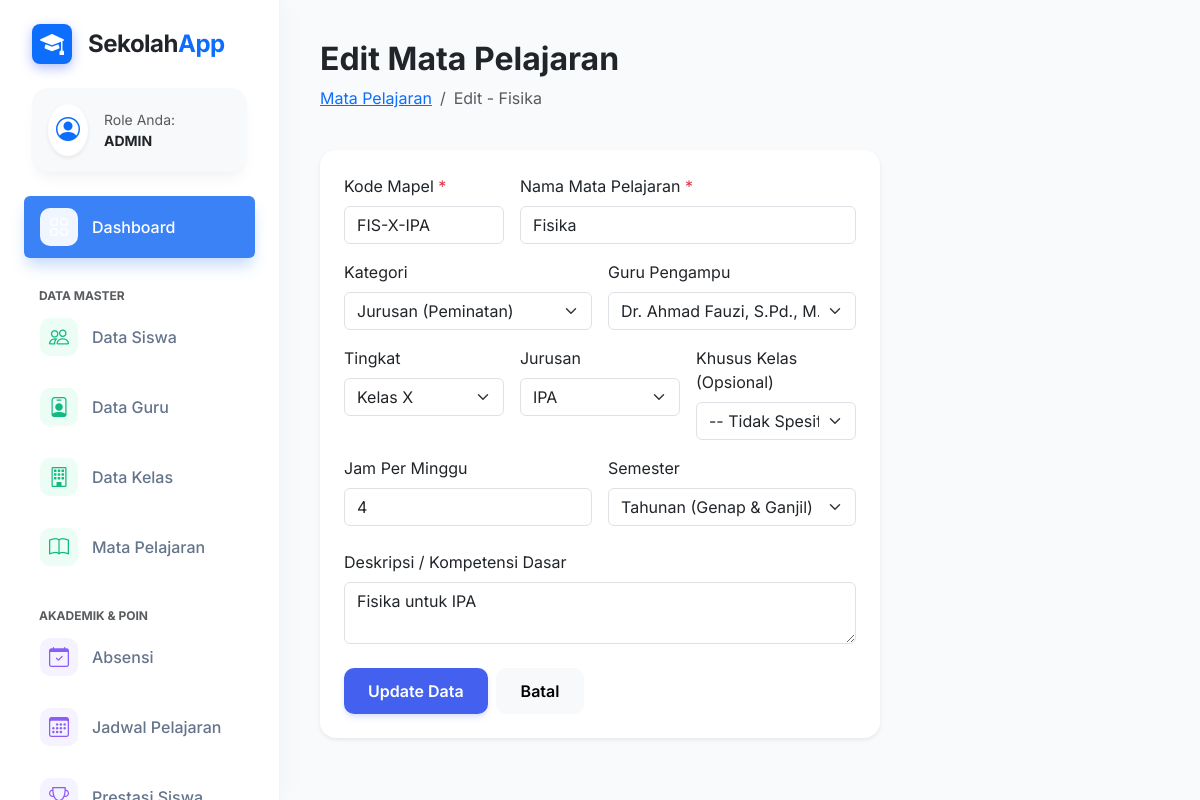
/mapel/edit/2 (signed in), run on the app's committed database.
### tables this page shows
CREATE TABLE `mata_pelajaran` (
  `id` INT AUTO_INCREMENT PRIMARY KEY,
  `kode_mapel` VARCHAR(10) UNIQUE NOT NULL,
  `nama_mapel` VARCHAR(100) NOT NULL,
  `kategori` ENUM('umum','jurusan','peminatan','ekstrakurikuler') DEFAULT 'umum',
  `tingkat` ENUM('X','XI','XII','semua') DEFAULT 'semua',
  `jurusan` VARCHAR(50),
  `guru_id` INT NULL,
  `kelas_id` INT NULL,
  `semester` ENUM('ganjil','genap','tahunan') DEFAULT 'tahunan',
  `tahun_ajaran` VARCHAR(9),
  `jam_per_minggu` INT DEFAULT 2,
  `deskripsi` TEXT,
  `status` ENUM('aktif','nonaktif') DEFAULT 'aktif',
  `created_at` TIMESTAMP DEFAULT CURRENT_TIMESTAMP,
  `updated_at` TIMESTAMP DEFAULT CURRENT_TIMESTAMP ON UPDATE CURRENT_TIMESTAMP
);

CREATE TABLE `users` (
  `id` INT AUTO_INCREMENT PRIMARY KEY,
  `username` VARCHAR(50) UNIQUE NOT NULL,
  `password` VARCHAR(255) NOT NULL,
  `nama_lengkap` VARCHAR(100) NOT NULL,
  `jenis_kelamin` ENUM('L','P') DEFAULT 'L',
  `nip` VARCHAR(30) UNIQUE,
  `tempat_lahir` VARCHAR(50),
  `tanggal_lahir` DATE,
  `alamat` TEXT,
  `no_telepon` VARCHAR(15),
  `email` VARCHAR(100) UNIQUE,
  `role` ENUM('admin','guru','siswa') DEFAULT 'guru',
  `jabatan` VARCHAR(100),
  `bidang_studi` VARCHAR(100),
  `foto` VARCHAR(255),
  `status` ENUM('aktif','nonaktif','pensiun','pindah') DEFAULT 'aktif',
  `last_login` TIMESTAMP,
  `created_at` TIMESTAMP DEFAULT CURRENT_TIMESTAMP,
  `updated_at` TIMESTAMP DEFAULT CURRENT_TIMESTAMP ON UPDATE CURRENT_TIMESTAMP
);

### controllers/MapelController.php (called while the page is built, shortened)
<?php
class MapelController extends BaseController
{
    public function edit($id)
    {
        $model = $this->model('MapelModel');
        $mapel = $model->getById($id);
        $guruModel = $this->model('GuruModel');
        $kelasModel = $this->model('KelasModel');
        $data = [
            'title' => 'Edit Mata Pelajaran',
            'mapel' => $mapel,
            'guru_list' => $guruModel->getAllGuru(),
            'kelas_list' => $kelasModel->getAllKelas()
        ];
        $this->view('mapel/edit', $data);
    }
}

### core/Router.php (called while the page is built, shortened)
<?php
class Router
{
    protected $method = 'index';
    public function __construct()
    {
        $url = $this->parseUrl();
        if (isset($url[0])) {
            $controllerName = ucfirst($url[0]) . 'Controller';
            if (file_exists(__DIR__ . '/../controllers/' . $controllerName . '.php')) {
                unset($url[0]);
            }
        }
        $this->controller = new $this->controller;
        if (isset($url[1])) {
            if (method_exists($this->controller, $url[1])) {
                $this->method = $url[1];
                unset($url[1]);
            }
        }
        $this->params = $url ? array_values($url) : [];
        call_user_func_array([$this->controller, $this->method], $this->params);
    }
    public function parseUrl()
    {
        if (isset($_GET['url'])) {
            return explode('/', filter_var(rtrim($_GET['url'], '/'), FILTER_SANITIZE_URL));
        }
        return [];
    }
}

### index.php (called while the page is built)
<?php
require_once 'config/database.php';
require_once 'core/Router.php';
require_once 'core/BaseController.php';
require_once 'core/BaseModel.php';
$app = new Router();

### core/Database.php (called while the page is built, shortened)
<?php
class Database
{
    private $host = DB_HOST;
    private $user = DB_USER;
    private $pass = DB_PASS;
    private $dbname = DB_NAME;
    public $conn;
    private function connect()
    {
        $this->conn = new mysqli($this->host, $this->user, $this->pass, $this->dbname);
    }
    public function query($sql)
    {
        return $this->conn->prepare($sql);
    }
    public function rawQuery($sql)
    {
        return $this->conn->query($sql);
    }
}

### core/BaseModel.php (called while the page is built, shortened)
<?php
require_once __DIR__ . '/Database.php';
class BaseModel
{
    protected $db;
    protected $table;
    protected $primaryKey = 'id';
    public function __construct()
    {
        $this->db = new Database();
    }
    public function getById($id)
    {
        $sql = "SELECT * FROM " . $this->table . " WHERE " . $this->primaryKey . " = ?";
        $stmt = $this->db->query($sql);
        $stmt->bind_param("i", $id);
        $stmt->execute();
        $result = $stmt->get_result();
        return $result->fetch_assoc();
    }
    public function rawQuery($sql)
    {
        return $this->db->rawQuery($sql);
    }
}

### models/GuruModel.php (called while the page is built, shortened)
<?php
class GuruModel extends BaseModel
{
    public function getAllGuru()
    {
        return $this->rawQuery("SELECT * FROM users WHERE role = 'guru' AND status != 'nonaktif' ORDER BY nama_lengkap ASC")->fetch_all(MYSQLI_ASSOC);
    }
}

### views/mapel/edit.php (the view, shortened to what this page needs)
<div class="main-content">
    <div class="d-flex justify-content-between align-items-center mb-4">
        <div>
            <h2 class="fw-bold text-dark">Edit Mata Pelajaran</h2>
            <nav aria-label="breadcrumb">
                <ol class="breadcrumb">
                    <li class="breadcrumb-item"><a href="<?= BASE_URL ?>mapel">Mata Pelajaran</a></li>
                    <li class="breadcrumb-item active" aria-current="page">Edit -
                        <?= $mapel['nama_mapel'] ?>
                    </li>
                </ol>
            </nav>
        </div>
    </div>
    <div class="card border-0 shadow-sm col-md-8">
        <div class="card-body p-4">
            <form action="<?= BASE_URL ?>mapel/update/<?= $mapel['id'] ?>" method="POST">
                <div class="row g-3 mb-3">
                    <div class="col-md-4">
                        <label class="form-label">Kode Mapel <span class="text-danger">*</span></label>
                        <input type="text" name="kode_mapel" class="form-control" value="<?= $mapel['kode_mapel'] ?>"
                            required>
                    </div>
                    <div class="col-md-8">
                        <label class="form-label">Nama Mata Pelajaran <span class="text-danger">*</span></label>
                        <input type="text" name="nama_mapel" class="form-control" value="<?= $mapel['nama_mapel'] ?>"
                            required>
                    </div>
                </div>
                <div class="row g-3 mb-3">
                    <div class="col-md-6">
                        <label class="form-label">Kategori</label>
                        <select name="kategori" class="form-select">
                            <option value="jurusan" <?= $mapel['kategori'] == 'jurusan' ? 'selected' : '' ?>>Jurusan
                                (Peminatan)</option>
                        </select>
                    </div>
                    <div class="col-md-6">
                        <label class="form-label">Guru Pengampu</label>
                        <select name="guru_id" class="form-select">
                            <?php foreach ($guru_list as $g): ?>
                                <option value="<?= $g['id'] ?>" <?= $mapel['guru_id'] == $g['id'] ? 'selected' : '' ?>>
                                    <?= $g['nama_lengkap'] ?>
                                </option>
                            <?php endforeach; ?>
                        </select>
                    </div>
                </div>
                <div class="row g-3 mb-3">
                    <div class="col-md-4">
                        <label class="form-label">Tingkat</label>
                        <select name="tingkat" class="form-select">
                            <option value="X" <?= $mapel['tingkat'] == 'X' ? 'selected' : '' ?>>Kelas X</option>
                        </select>
                    </div>
                    <div class="col-md-4">
                        <label class="form-label">Jurusan</label>
                        <select name="jurusan" class="form-select">
                            <option value="IPA" <?= $mapel['jurusan'] == 'IPA' ? 'selected' : '' ?>>IPA</option>
                        </select>
                    </div>
                    <div class="col-md-4">
                        <label class="form-label">Khusus Kelas (Opsional)</label>
                        <select name="kelas_id" class="form-select">
                            <option value="">-- Tidak Spesifik --</option>
                        </select>
                    </div>
                </div>
                <div class="row g-3 mb-4">
                    <div class="col-md-6">
                        <label class="form-label">Jam Per Minggu</label>
                        <input type="number" name="jam_per_minggu" class="form-control"
                            value="<?= $mapel['jam_per_minggu'] ?>">
                    </div>
                    <div class="col-md-6">
                        <label class="form-label">Semester</label>
                        <select name="semester" class="form-select">
                            <option value="tahunan" <?= $mapel['semester'] == 'tahunan' ? 'selected' : '' ?>>Tahunan (Genap &
                                Ganjil)</option>
                        </select>
                    </div>
                </div>
                <div class="mb-4">
                    <label class="form-label">Deskripsi / Kompetensi Dasar</label>
                    <textarea name="deskripsi" class="form-control" rows="2"><?= $mapel['deskripsi'] ?></textarea>
                </div>
                <div class="d-flex text-end">
                    <button type="submit" class="btn btn-primary px-4 me-2">Update Data</button>
                    <a href="<?= BASE_URL ?>mapel" class="btn btn-light px-4">Batal</a>
                </div>
            </form>
        </div>
    </div>
</div>

### views/layouts/header.php (style rules this page uses)
:root { --primary-color: #4361ee; --primary-light: #eef2ff; --secondary-color: #3f37c9; --success-color: #10b981; --danger-color: #ef4444; --warning-color: #f59e0b; --info-color: #3b82f6; --sidebar-width: 280px; --bg-body: #f8fafc; --card-shadow: 0 10px 15px -3px rgba(0, 0, 0, 0.04), 0 4px 6px -2px rgba(0, 0, 0, 0.02); }
body { font-family: 'Inter', sans-serif; background-color: var(--bg-body); color: #1e293b; }
.main-content { margin-left: var(--sidebar-width); padding: 40px; }
.card { border: 1px solid #f1f5f9; border-radius: 16px; box-shadow: var(--card-shadow); transition: transform 0.2s, box-shadow 0.2s; background: #fff; }
.btn { border-radius: 10px; padding: 10px 20px; font-weight: 600; transition: all 0.2s; }
.btn-primary { background-color: var(--primary-color); border: none; box-shadow: 0 4px 6px -1px rgba(67, 97, 238, 0.2); }

### data on the page
mata_pelajaran: nama_mapel "Fisika", kode_mapel "FIS-X-IPA", kategori "Jurusan (Peminatan)", guru_id "Dr. Ahmad Fauzi, S.Pd., M.Pd", tingkat "Kelas X", jurusan "IPA", jam_per_minggu "4", semester "Tahunan (Genap & Ganjil)", deskripsi "Fisika untuk IPA"

### other printed values
$role "ADMIN"
